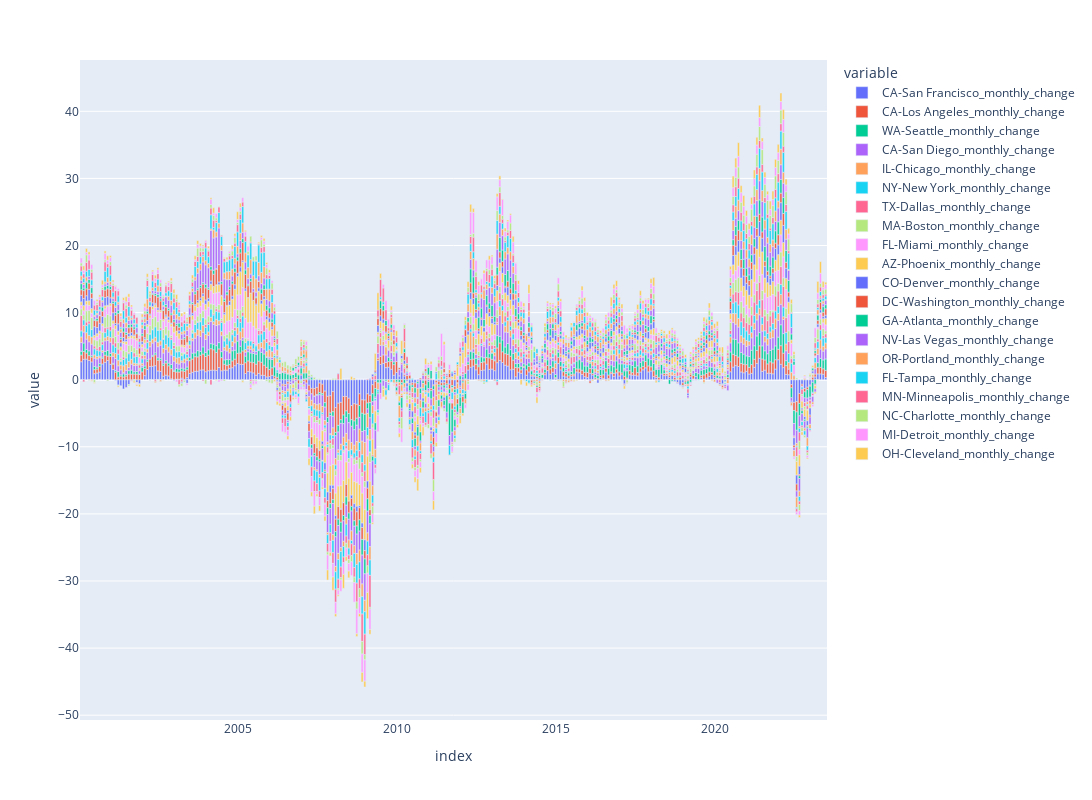

The cell this chart's notebook holds for it:
### Code cell
# Plotting an interactive bar chart showing monthly percent changes for all 20 cities included in the Case-Shiller index
fig = px.bar(Case_Shiller_by_state_monthly).update_layout(width=1600, height=800)
fig.show()
#https://peerdoor89.github.io/DataAnalysisPortfolio/bar_monthly_pct.html

### Figure 1 — Plotly figure (JSON) as saved in the notebook; plotly's stock layout.template omitted (floating-point values rounded to 4 significant figures; data arrays with more than 128 entries replaced by an {"elided": "..."} marker saying what was removed)
{"data": [{"alignmentgroup": "True", "hovertemplate": "variable=CA-San Francisco_monthly_change<br>index=%{x}<br>value=%{y}<extra></extra>", "legendgroup": "CA-San Francisco_monthly_change", "marker": {"color": "#636efa", "pattern": {"shape": ""}}, "name": "CA-San Francisco_monthly_change", "offsetgroup": "CA-San Francisco_monthly_change", "orientation": "v", "showlegend": true, "textposition": "auto", "type": "bar", "x": {"elided": "282 str values"}, "xaxis": "x", "y": {"elided": "282 float values"}, "yaxis": "y"}, {"alignmentgroup": "True", "hovertemplate": "variable=CA-Los Angeles_monthly_change<br>index=%{x}<br>value=%{y}<extra></extra>", "legendgroup": "CA-Los Angeles_monthly_change", "marker": {"color": "#EF553B", "pattern": {"shape": ""}}, "name": "CA-Los Angeles_monthly_change", "offsetgroup": "CA-Los Angeles_monthly_change", "orientation": "v", "showlegend": true, "textposition": "auto", "type": "bar", "x": {"elided": "282 str values"}, "xaxis": "x", "y": {"elided": "282 float values"}, "yaxis": "y"}, {"alignmentgroup": "True", "hovertemplate": "variable=WA-Seattle_monthly_change<br>index=%{x}<br>value=%{y}<extra></extra>", "legendgroup": "WA-Seattle_monthly_change", "marker": {"color": "#00cc96", "pattern": {"shape": ""}}, "name": "WA-Seattle_monthly_change", "offsetgroup": "WA-Seattle_monthly_change", "orientation": "v", "showlegend": true, "textposition": "auto", "type": "bar", "x": {"elided": "282 str values"}, "xaxis": "x", "y": {"elided": "282 float values"}, "yaxis": "y"}, {"alignmentgroup": "True", "hovertemplate": "variable=CA-San Diego_monthly_change<br>index=%{x}<br>value=%{y}<extra></extra>", "legendgroup": "CA-San Diego_monthly_change", "marker": {"color": "#ab63fa", "pattern": {"shape": ""}}, "name": "CA-San Diego_monthly_change", "offsetgroup": "CA-San Diego_monthly_change", "orientation": "v", "showlegend": true, "textposition": "auto", "type": "bar", "x": {"elided": "282 str values"}, "xaxis": "x", "y": {"elided": "282 float values"}, "yaxis": "y"}, {"alignmentgroup": "True", "hovertemplate": "variable=IL-Chicago_monthly_change<br>index=%{x}<br>value=%{y}<extra></extra>", "legendgroup": "IL-Chicago_monthly_change", "marker": {"color": "#FFA15A", "pattern": {"shape": ""}}, "name": "IL-Chicago_monthly_change", "offsetgroup": "IL-Chicago_monthly_change", "orientation": "v", "showlegend": true, "textposition": "auto", "type": "bar", "x": {"elided": "282 str values"}, "xaxis": "x", "y": {"elided": "282 float values"}, "yaxis": "y"}, {"alignmentgroup": "True", "hovertemplate": "variable=NY-New York_monthly_change<br>index=%{x}<br>value=%{y}<extra></extra>", "legendgroup": "NY-New York_monthly_change", "marker": {"color": "#19d3f3", "pattern": {"shape": ""}}, "name": "NY-New York_monthly_change", "offsetgroup": "NY-New York_monthly_change", "orientation": "v", "showlegend": true, "textposition": "auto", "type": "bar", "x": {"elided": "282 str values"}, "xaxis": "x", "y": {"elided": "282 float values"}, "yaxis": "y"}, {"alignmentgroup": "True", "hovertemplate": "variable=TX-Dallas_monthly_change<br>index=%{x}<br>value=%{y}<extra></extra>", "legendgroup": "TX-Dallas_monthly_change", "marker": {"color": "#FF6692", "pattern": {"shape": ""}}, "name": "TX-Dallas_monthly_change", "offsetgroup": "TX-Dallas_monthly_change", "orientation": "v", "showlegend": true, "textposition": "auto", "type": "bar", "x": {"elided": "282 str values"}, "xaxis": "x", "y": {"elided": "282 float values"}, "yaxis": "y"}, {"alignmentgroup": "True", "hovertemplate": "variable=MA-Boston_monthly_change<br>index=%{x}<br>value=%{y}<extra></extra>", "legendgroup": "MA-Boston_monthly_change", "marker": {"color": "#B6E880", "pattern": {"shape": ""}}, "name": "MA-Boston_monthly_change", "offsetgroup": "MA-Boston_monthly_change", "orientation": "v", "showlegend": true, "textposition": "auto", "type": "bar", "x": {"elided": "282 str values"}, "xaxis": "x", "y": {"elided": "282 float values"}, "yaxis": "y"}, {"alignmentgroup": "True", "hovertemplate": "variable=FL-Miami_monthly_change<br>index=%{x}<br>value=%{y}<extra></extra>", "legendgroup": "FL-Miami_monthly_change", "marker": {"color": "#FF97FF", "pattern": {"shape": ""}}, "name": "FL-Miami_monthly_change", "offsetgroup": "FL-Miami_monthly_change", "orientation": "v", "showlegend": true, "textposition": "auto", "type": "bar", "x": {"elided": "282 str values"}, "xaxis": "x", "y": {"elided": "282 float values"}, "yaxis": "y"}, {"alignmentgroup": "True", "hovertemplate": "variable=AZ-Phoenix_monthly_change<br>index=%{x}<br>value=%{y}<extra></extra>", "legendgroup": "AZ-Phoenix_monthly_change", "marker": {"color": "#FECB52", "pattern": {"shape": ""}}, "name": "AZ-Phoenix_monthly_change", "offsetgroup": "AZ-Phoenix_monthly_change", "orientation": "v", "showlegend": true, "textposition": "auto", "type": "bar", "x": {"elided": "282 str values"}, "xaxis": "x", "y": {"elided": "282 float values"}, "yaxis": "y"}, {"alignmentgroup": "True", "hovertemplate": "variable=CO-Denver_monthly_change<br>index=%{x}<br>value=%{y}<extra></extra>", "legendgroup": "CO-Denver_monthly_change", "marker": {"color": "#636efa", "pattern": {"shape": ""}}, "name": "CO-Denver_monthly_change", "offsetgroup": "CO-Denver_monthly_change", "orientation": "v", "showlegend": true, "textposition": "auto", "type": "bar", "x": {"elided": "282 str values"}, "xaxis": "x", "y": {"elided": "282 float values"}, "yaxis": "y"}, {"alignmentgroup": "True", "hovertemplate": "variable=DC-Washington_monthly_change<br>index=%{x}<br>value=%{y}<extra></extra>", "legendgroup": "DC-Washington_monthly_change", "marker": {"color": "#EF553B", "pattern": {"shape": ""}}, "name": "DC-Washington_monthly_change", "offsetgroup": "DC-Washington_monthly_change", "orientation": "v", "showlegend": true, "textposition": "auto", "type": "bar", "x": {"elided": "282 str values"}, "xaxis": "x", "y": {"elided": "282 float values"}, "yaxis": "y"}, {"alignmentgroup": "True", "hovertemplate": "variable=GA-Atlanta_monthly_change<br>index=%{x}<br>value=%{y}<extra></extra>", "legendgroup": "GA-Atlanta_monthly_change", "marker": {"color": "#00cc96", "pattern": {"shape": ""}}, "name": "GA-Atlanta_monthly_change", "offsetgroup": "GA-Atlanta_monthly_change", "orientation": "v", "showlegend": true, "textposition": "auto", "type": "bar", "x": {"elided": "282 str values"}, "xaxis": "x", "y": {"elided": "282 float values"}, "yaxis": "y"}, {"alignmentgroup": "True", "hovertemplate": "variable=NV-Las Vegas_monthly_change<br>index=%{x}<br>value=%{y}<extra></extra>", "legendgroup": "NV-Las Vegas_monthly_change", "marker": {"color": "#ab63fa", "pattern": {"shape": ""}}, "name": "NV-Las Vegas_monthly_change", "offsetgroup": "NV-Las Vegas_monthly_change", "orientation": "v", "showlegend": true, "textposition": "auto", "type": "bar", "x": {"elided": "282 str values"}, "xaxis": "x", "y": {"elided": "282 float values"}, "yaxis": "y"}, {"alignmentgroup": "True", "hovertemplate": "variable=OR-Portland_monthly_change<br>index=%{x}<br>value=%{y}<extra></extra>", "legendgroup": "OR-Portland_monthly_change", "marker": {"color": "#FFA15A", "pattern": {"shape": ""}}, "name": "OR-Portland_monthly_change", "offsetgroup": "OR-Portland_monthly_change", "orientation": "v", "showlegend": true, "textposition": "auto", "type": "bar", "x": {"elided": "282 str values"}, "xaxis": "x", "y": {"elided": "282 float values"}, "yaxis": "y"}, {"alignmentgroup": "True", "hovertemplate": "variable=FL-Tampa_monthly_change<br>index=%{x}<br>value=%{y}<extra></extra>", "legendgroup": "FL-Tampa_monthly_change", "marker": {"color": "#19d3f3", "pattern": {"shape": ""}}, "name": "FL-Tampa_monthly_change", "offsetgroup": "FL-Tampa_monthly_change", "orientation": "v", "showlegend": true, "textposition": "auto", "type": "bar", "x": {"elided": "282 str values"}, "xaxis": "x", "y": {"elided": "282 float values"}, "yaxis": "y"}, {"alignmentgroup": "True", "hovertemplate": "variable=MN-Minneapolis_monthly_change<br>index=%{x}<br>value=%{y}<extra></extra>", "legendgroup": "MN-Minneapolis_monthly_change", "marker": {"color": "#FF6692", "pattern": {"shape": ""}}, "name": "MN-Minneapolis_monthly_change", "offsetgroup": "MN-Minneapolis_monthly_change", "orientation": "v", "showlegend": true, "textposition": "auto", "type": "bar", "x": {"elided": "282 str values"}, "xaxis": "x", "y": {"elided": "282 float values"}, "yaxis": "y"}, {"alignmentgroup": "True", "hovertemplate": "variable=NC-Charlotte_monthly_change<br>index=%{x}<br>value=%{y}<extra></extra>", "legendgroup": "NC-Charlotte_monthly_change", "marker": {"color": "#B6E880", "pattern": {"shape": ""}}, "name": "NC-Charlotte_monthly_change", "offsetgroup": "NC-Charlotte_monthly_change", "orientation": "v", "showlegend": true, "textposition": "auto", "type": "bar", "x": {"elided": "282 str values"}, "xaxis": "x", "y": {"elided": "282 float values"}, "yaxis": "y"}, {"alignmentgroup": "True", "hovertemplate": "variable=MI-Detroit_monthly_change<br>index=%{x}<br>value=%{y}<extra></extra>", "legendgroup": "MI-Detroit_monthly_change", "marker": {"color": "#FF97FF", "pattern": {"shape": ""}}, "name": "MI-Detroit_monthly_change", "offsetgroup": "MI-Detroit_monthly_change", "orientation": "v", "showlegend": true, "textposition": "auto", "type": "bar", "x": {"elided": "282 str values"}, "xaxis": "x", "y": {"elided": "282 float values"}, "yaxis": "y"}, {"alignmentgroup": "True", "hovertemplate": "variable=OH-Cleveland_monthly_change<br>index=%{x}<br>value=%{y}<extra></extra>", "legendgroup": "OH-Cleveland_monthly_change", "marker": {"color": "#FECB52", "pattern": {"shape": ""}}, "name": "OH-Cleveland_monthly_change", "offsetgroup": "OH-Cleveland_monthly_change", "orientation": "v", "showlegend": true, "textposition": "auto", "type": "bar", "x": {"elided": "282 str values"}, "xaxis": "x", "y": {"elided": "282 float values"}, "yaxis": "y"}], "layout": {"barmode": "relative", "height": 800, "legend": {"title": {"text": "variable"}, "tracegroupgap": 0}, "margin": {"t": 60}, "width": 1600, "xaxis": {"anchor": "y", "domain": [0, 1], "title": {"text": "index"}}, "yaxis": {"anchor": "x", "domain": [0, 1], "title": {"text": "value"}}}}
